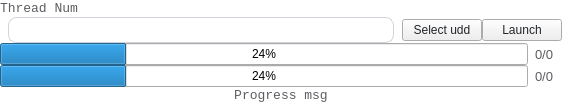
<?xml version="1.0" encoding="UTF-8"?>
<ui version="4.0">
 <class>ThreadContainer</class>
 <widget class="QWidget" name="ThreadContainer">
  <property name="geometry">
   <rect>
    <x>0</x>
    <y>0</y>
    <width>562</width>
    <height>104</height>
   </rect>
  </property>
  <property name="windowTitle">
   <string>Form</string>
  </property>
  <property name="styleSheet">
   <string notr="true">#ThreadContainer{
  font-family: &quot;Courier New&quot;;
  background-color: #FFFFFF;
}
QGroupBox {
  font-family: &quot;Courier New&quot;;
  font-size: 13px;
  background-color: rgba(248, 249, 250, 1);
}
QLineEdit {
  padding: 4px 0;
  border: 1px solid #ced4da;
  border-radius: 8px;
  margin-left: 8px;
  padding-left: 4px;
  background-color: #FFFFFF;
  color:#212529;
}
QPlainTextEdit {
	background-color: #FFFFFF;
  color:#212529;
}
QLabel {
  font-family: &quot;Courier New&quot;;
  font-size: 13px;
  color: rgb(90, 93, 97);
}
QRadioButton {
  font-family: &quot;Courier New&quot;;
  font-size: 13px;
  color: #212529;
}
QComboBox {
  font-family: &quot;Courier New&quot;;
  font-size: 13px;
  color: #212529;
}
QPushButton {
  color: #212529;
}

QCheckBox{
  color: #212529;
}</string>
  </property>
  <layout class="QVBoxLayout" name="verticalLayout_2">
   <property name="leftMargin">
    <number>0</number>
   </property>
   <property name="topMargin">
    <number>0</number>
   </property>
   <property name="rightMargin">
    <number>0</number>
   </property>
   <property name="bottomMargin">
    <number>0</number>
   </property>
   <item>
    <layout class="QVBoxLayout" name="verticalLayout">
     <property name="spacing">
      <number>0</number>
     </property>
     <property name="bottomMargin">
      <number>0</number>
     </property>
     <item>
      <widget class="QLabel" name="thread_name_label">
       <property name="font">
        <font>
         <family>Courier New</family>
         <pointsize>-1</pointsize>
        </font>
       </property>
       <property name="styleSheet">
        <string notr="true">margin: 0;</string>
       </property>
       <property name="text">
        <string>Thread Num</string>
       </property>
       <property name="indent">
        <number>0</number>
       </property>
      </widget>
     </item>
     <item>
      <layout class="QHBoxLayout" name="horizontalLayout_3">
       <property name="spacing">
        <number>0</number>
       </property>
       <property name="bottomMargin">
        <number>0</number>
       </property>
       <item>
        <widget class="QLineEdit" name="select_udd_input">
         <property name="styleSheet">
          <string notr="true">margin: 0px 8px;
padding-left: 4px;</string>
         </property>
        </widget>
       </item>
       <item>
        <widget class="QPushButton" name="select_udd_btn">
         <property name="text">
          <string>Select udd</string>
         </property>
        </widget>
       </item>
       <item>
        <widget class="QPushButton" name="launch_browser_btn">
         <property name="styleSheet">
          <string notr="true">m</string>
         </property>
         <property name="text">
          <string>Launch</string>
         </property>
        </widget>
       </item>
      </layout>
     </item>
     <item>
      <layout class="QHBoxLayout" name="horizontalLayout">
       <item>
        <widget class="QProgressBar" name="main_progress">
         <property name="value">
          <number>24</number>
         </property>
        </widget>
       </item>
       <item>
        <widget class="QLabel" name="main_progress_label">
         <property name="styleSheet">
          <string notr="true">margin: 0 4px;</string>
         </property>
         <property name="text">
          <string>0/0</string>
         </property>
        </widget>
       </item>
      </layout>
     </item>
     <item>
      <layout class="QHBoxLayout" name="horizontalLayout_2">
       <property name="rightMargin">
        <number>0</number>
       </property>
       <item>
        <widget class="QProgressBar" name="sub_progress">
         <property name="value">
          <number>24</number>
         </property>
        </widget>
       </item>
       <item>
        <widget class="QLabel" name="sub_progress_label">
         <property name="styleSheet">
          <string notr="true">margin: 0 4px;</string>
         </property>
         <property name="text">
          <string>0/0</string>
         </property>
        </widget>
       </item>
      </layout>
     </item>
     <item>
      <widget class="QLabel" name="progress_message">
       <property name="font">
        <font>
         <family>Courier New</family>
         <pointsize>-1</pointsize>
        </font>
       </property>
       <property name="styleSheet">
        <string notr="true">margin: 0;</string>
       </property>
       <property name="text">
        <string>Progress msg</string>
       </property>
       <property name="alignment">
        <set>Qt::AlignmentFlag::AlignCenter</set>
       </property>
       <property name="indent">
        <number>0</number>
       </property>
      </widget>
     </item>
    </layout>
   </item>
  </layout>
 </widget>
 <resources/>
 <connections/>
</ui>
